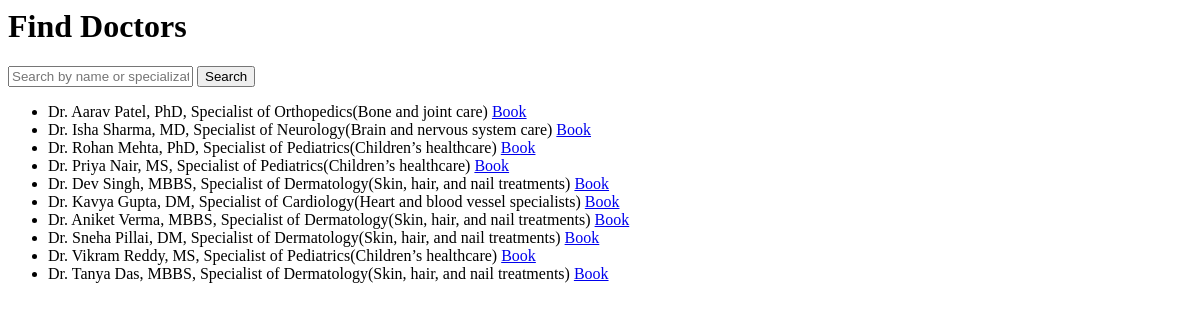
Page /patient/find_doctors (signed in) on the earlier database version.
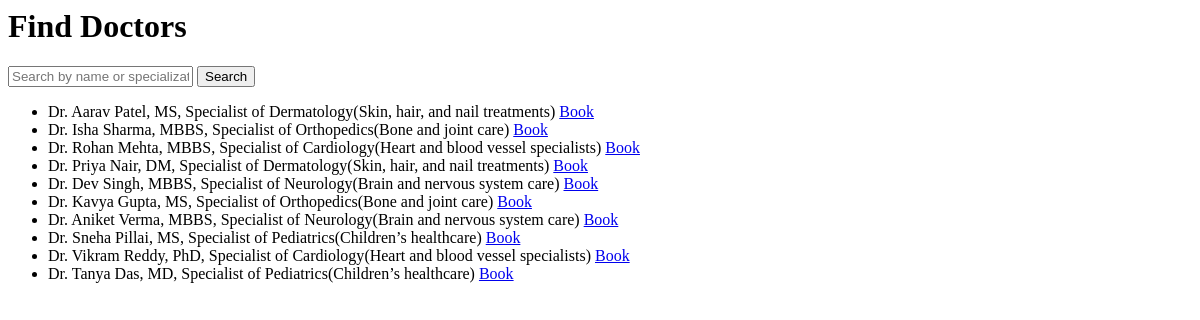
Same page on the later database version.
### models.py (models this page shows, shortened)
class User(UserMixin, db.Model):
    __tablename__ = 'users'
    id = db.Column(db.Integer, primary_key=True)
    email = db.Column(db.String(150), unique=True, nullable=False)
    password = db.Column(db.String(200), nullable=False)
    first_name = db.Column(db.String(100), nullable=False)
    last_name = db.Column(db.String(100), nullable=False)
    created_at = db.Column(db.DateTime, default=datetime.utcnow)
    role = db.Column(db.String(20), nullable=False)
    contact_number = db.Column(db.String(100), nullable=True)
    gender = db.Column(db.String(10), nullable=True)
    dob = db.Column(db.Date, nullable=True)
    address = db.Column(db.String(255), nullable=True)
    patient_appointments = db.relationship('Appointment', foreign_keys='Appointment.patient_id', back_populates='patient', lazy=True)
    qualification = db.Column(db.String(200))
    specialization_id = db.Column(db.Integer, db.ForeignKey('departments.id'), nullable=True)
    specialization = db.relationship('Department', back_populates='doctors')
    doctor_appointments = db.relationship('Appointment', foreign_keys='Appointment.doctor_id', back_populates='doctor', lazy=True)

class Department(db.Model):
    __tablename__='departments'
    id = db.Column(db.Integer, primary_key=True)
    name = db.Column(db.String(100), unique=True, nullable=False)
    description = db.Column(db.Text, nullable=True)
    doctors = db.relationship('User', back_populates='specialization', lazy=True)

### routes/patient.py (the view)
@patient.route('/find_doctors')
@login_required
def find_doctors():
    query = request.args.get('search', '').strip()
    if query:
        filtered_doctors = User.query.filter(
            User.role == 'doctor',
            (
                func.concat(User.first_name, ' ', User.last_name).ilike(f"%{query}%") |
                User.qualification.ilike(f"%{query}%")
            )
        ).all()
        print(filtered_doctors)
    else:
        filtered_doctors = User.query.filter_by(role='doctor').all()
    return render_template('patient/find_doctors.html', doctors=filtered_doctors, query=query)

### app.py (called while the page is built)
def create_app():
    app = Flask(__name__)
    app.secret_key = 'app_secret_key'
    app.config['SQLALCHEMY_DATABASE_URI'] = 'sqlite:///hospital.db'
    db.init_app(app)
    bcrypt.init_app(app)
    login_manager.init_app(app)
    login_manager.login_view = 'auth.login'
    @login_manager.user_loader
    def load_user(user_id):
        return User.query.get(int(user_id))
    app.register_blueprint(auth, url_prefix='/auth')
    app.register_blueprint(admin, url_prefix='/admin')
    app.register_blueprint(doctor, url_prefix='/doctor')
    app.register_blueprint(patient, url_prefix='/patient')
    with app.app_context():
        db.create_all()
        print('Database Created Successfully !!')
    return app

### templates/patient/find_doctors.html
<h1>Find Doctors</h1>
<form method="GET">
  <input type="text" name="search" placeholder="Search by name or specialization" value="{{ query }}">
  <button type="submit">Search</button>
</form>
<ul>
  {% for doctor in doctors %}
    <li>Dr. {{ doctor.first_name }} {{ doctor.last_name }}, {{ doctor.qualification }}, Specialist of {{doctor.specialization.name}}({{doctor.specialization.description}})
      <a href="{{ url_for('patient.book_appointment', doctor_id=doctor.id) }}">Book</a>
    </li>
  {% else %}
    <li>No doctors found.</li>
  {% endfor %}
</ul>

Differences in the rows shown:
changed User "Aarav": qualification "PhD" → "MS"; specialization.name "Orthopedics" → "Dermatology"; specialization.description "Bone and joint care" → "Skin, hair, and nail treatments"
changed User "Isha": qualification "MD" → "MBBS"; specialization.name "Neurology" → "Orthopedics"; specialization.description "Brain and nervous system care" → "Bone and joint care"
changed User "Rohan": qualification "PhD" → "MBBS"; specialization.name "Pediatrics" → "Cardiology"; specialization.description "Children’s healthcare" → "Heart and blood vessel specialists"
changed User "Priya": qualification "MS" → "DM"; specialization.name "Pediatrics" → "Dermatology"; specialization.description "Children’s healthcare" → "Skin, hair, and nail treatments"
changed User "Dev": specialization.name "Dermatology" → "Neurology"; specialization.description "Skin, hair, and nail treatments" → "Brain and nervous system care"
changed User "Kavya": qualification "DM" → "MS"; specialization.name "Cardiology" → "Orthopedics"; specialization.description "Heart and blood vessel specialists" → "Bone and joint care"
changed User "Aniket": specialization.name "Dermatology" → "Neurology"; specialization.description "Skin, hair, and nail treatments" → "Brain and nervous system care"
changed User "Sneha": qualification "DM" → "MS"; specialization.name "Dermatology" → "Pediatrics"; specialization.description "Skin, hair, and nail treatments" → "Children’s healthcare"
changed User "Vikram": qualification "MS" → "PhD"; specialization.name "Pediatrics" → "Cardiology"; specialization.description "Children’s healthcare" → "Heart and blood vessel specialists"
changed User "Tanya": qualification "MBBS" → "MD"; specialization.name "Dermatology" → "Pediatrics"; specialization.description "Skin, hair, and nail treatments" → "Children’s healthcare"
